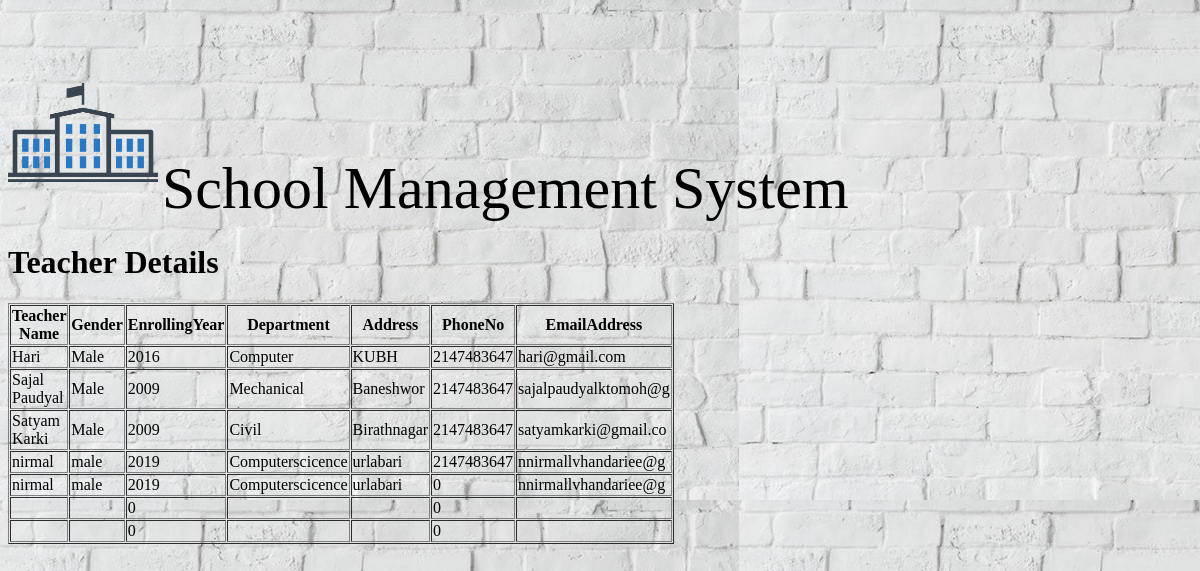
Page /TeacherDetails4.php on the committed database.
### tables this page shows
CREATE TABLE `teacher` (
  `id` int(11) NOT NULL,
  `Name` varchar(20) NOT NULL,
  `Course` varchar(20) NOT NULL,
  `Address` varchar(20) NOT NULL,
  `DOB` date NOT NULL,
  `PhoneNo` int(11) NOT NULL,
  `Gender` varchar(20) NOT NULL,
  `Department` varchar(20) NOT NULL,
  `EnrollingYear` int(11) NOT NULL,
  `EmailAddress` varchar(20) NOT NULL
);

### TeacherDetails4.php (the view, shortened to what this page needs)
<?php
$con =mysqli_connect('127.0.0.1','root','');
mysqli_select_db($con,'studentregistration');
$sql="SELECT * From teacher";
$record=mysqli_query($con,$sql);
?>
<!DOCTYPE html>
<html>
<head>
	<link rel="stylesheet" type="text/css" href="style.css">
</head>
<body background="wall.jpg">
	<img src="logo.jpg" height="150" width="150" style="padding-top:50px;" alt="School Management System"/>
		<a style="font-size: 60px; padding-bottom:0px;">School Management System</a>
<h1>Teacher Details</h1>
<table width="600" border="1" cellpadding="1" cellspacing="1">
	<tr>
		<th>Teacher Name</th>
		<th>Gender</th>
		<th>EnrollingYear</th>
		<th>Department</th>
		<th>Address</th>
		<th>PhoneNo</th>
		<th>EmailAddress</th>
	</tr>
<?php
	while ($teacher=mysqli_fetch_assoc($record)) {
		echo "<tr>";
		echo "<td>".$teacher['Name']."</td>";
		echo "<td>".$teacher['Gender']."</td>";
		echo "<td>".$teacher['EnrollingYear']."</td>";
		echo "<td>".$teacher['Department']."</td>";
		echo "<td>".$teacher['Address']."</td>";
		echo "<td>".$teacher['PhoneNo']."</td>";
		echo "<td>".$teacher['EmailAddress']."</td>";
		echo "</tr>";
	}
?>
</table>
</body>
</html>

### rows in the picture
teacher: Name "Hari", Gender "Male", EnrollingYear "2016", Department "Computer", Address "KUBH", PhoneNo "2147483647", EmailAddress "hari@gmail.com"
teacher: Name "Sajal Paudyal", Gender "Male", EnrollingYear "2009", Department "Mechanical", Address "Baneshwor", PhoneNo "2147483647", EmailAddress "sajalpaudyalktomoh@g"
teacher: Name "Satyam Karki", Gender "Male", EnrollingYear "2009", Department "Civil", Address "Birathnagar", PhoneNo "2147483647", EmailAddress "satyamkarki@gmail.co"
teacher: Name "nirmal", Gender "male", EnrollingYear "2019", Department "Computerscicence", Address "urlabari", PhoneNo "2147483647", EmailAddress "nnirmallvhandariee@g"
teacher: Name "nirmal", Gender "male", EnrollingYear "2019", Department "Computerscicence", Address "urlabari", PhoneNo "0", EmailAddress "nnirmallvhandariee@g"
teacher: EnrollingYear "0", PhoneNo "0"
teacher: EnrollingYear "0", PhoneNo "0"
